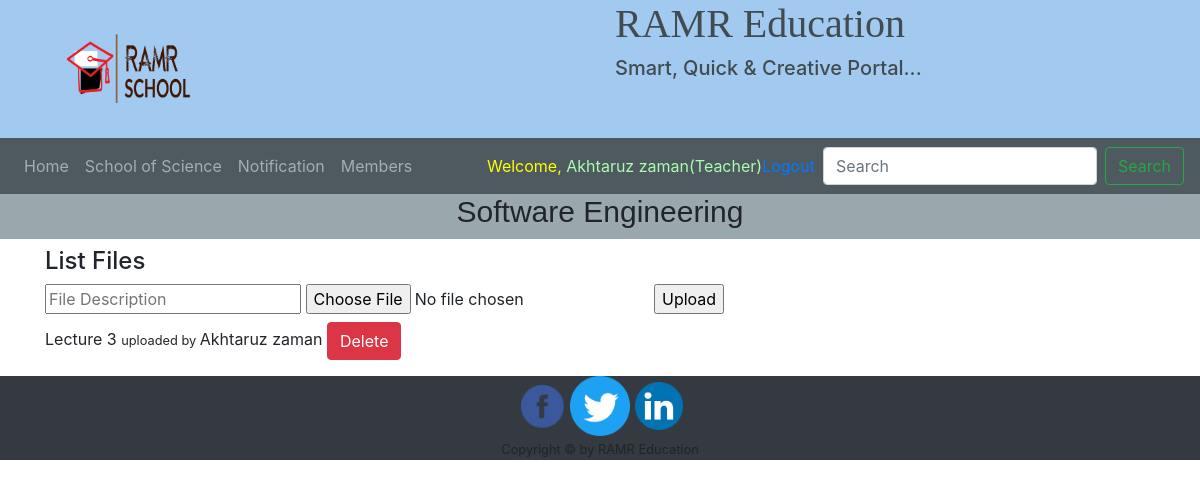
The page /pages/teacher/SoftwareEngineering.php (signed in) on the database its author committed.
### tables this page shows
CREATE TABLE `teacher` (
  `id` int(11) NOT NULL,
  `first_name` varchar(255) DEFAULT NULL,
  `last_name` varchar(255) DEFAULT NULL,
  `email` varchar(255) DEFAULT NULL,
  `address` text,
  `address2` text,
  `city` varchar(50) DEFAULT NULL,
  `remember_me` int(1) DEFAULT NULL,
  `password` varchar(255) DEFAULT NULL,
  `position` varchar(255) DEFAULT NULL,
  `type` varchar(255) NOT NULL,
  `photo` varchar(255) DEFAULT NULL
);

CREATE TABLE `upload` (
  `id` int(11) NOT NULL,
  `filepath` text,
  `description` text,
  `course_type` varchar(255) DEFAULT NULL,
  `teacher_id` int(11) DEFAULT NULL
);

### pages/teacher/SoftwareEngineering.php (the view, shortened to what this page needs)
<?php
include '../heading.php';
include '../navbar.php';
$id = $teacher_login;
$queryTeacher = mysqli_query($conn, "select * from teacher where id='$id'");
$teacher_info = mysqli_fetch_assoc($queryTeacher);
$queryuploads = mysqli_query($conn, "select * from upload where course_type='software_engineering' and teacher_id='$teacher_info[id]'");
?>
<h1 style="font-size:30px;text-align:center; background-color:#9aa7ad;height:45px;font-family:sans-serif;"> Software Engineering </h1>
<div class="container mb-10">
    <div class="row no-gutters">
        <div class="col-12 col-sm-6 col-md-8">
            <h4>List Files</h4>
            <form enctype="multipart/form-data" id="file_form" method="POST" action="upload_file.php" class="mb-2">
                <input type="text" name="description" placeholder="File Description">
                <input type="file" name="userfile" id="fileupload" />
                <input type="submit" name="upload_file" class="upload_file" value="Upload" class="my-2" />
            </form>
            <div class="mt-10" id="file_info">
                <?php while ($row = mysqli_fetch_array($queryuploads)) : ?>
                    <p>
                        <span><?php echo $row['description']; ?> </span> <span><?php echo '<small>uploaded by </small>' . ucfirst($teacher_info['first_name']) . ' ' . $teacher_info['last_name']; ?></span> <span><a href="file_delete.php?id=<?php echo $row['id']; ?>" class="btn btn-danger">Delete</a></span>
                    </p>
                <?php endwhile; ?>
            </div>
        </div>
    </div>
</div>
<?php
include '../footer.php';
?>

### pages/navbar.php (shortened to what this page needs)
<?php
$teacher_login = isset($_SESSION['teacher_login']) ? $_SESSION['teacher_login'] : '';
$student_login = isset($_SESSION['student_login']) ? $_SESSION['student_login'] : '';
if ($teacher_login) {
    $sql = "select * from teacher where id='$teacher_login'";
    $SearchTeacher = mysqli_query(mysqli_connect("localhost", "root", "roquib", "ramr"), $sql);
    $SearchTeacher = mysqli_fetch_assoc($SearchTeacher);
}
?>
<div class="menu-area">
    <nav class="navbar navbar-expand-lg navbar-dark bg-dark" style="background-color:#47535af5!important">
        <div class="collapse navbar-collapse" id="navbarSupportedContent">
            <ul class="navbar-nav mr-auto">
                <li class="nav-item ">
                    <a class="nav-link" href="/index.php">Home <span class="sr-only">(current)</span></a>
                </li>
                <li class="nav-item">
                    <a class="nav-link" href="#" class="dropdown-toggle" data-toggle="dropdown">School of Science<span class="caret"> </span></a>
                </li>
                <li class="nav-item">
                    <a class="nav-link" href="/pages/teacher/notification.php">Notification</a>
                </li>
                <li class="nav-item">
                    <a class="nav-link" href="#" class="dropdown-toggle" data-toggle="dropdown">Members<span class="caret"> </span></a>
                </li>
            </ul>
            <div>
                <a href="/pages/<?php if ($student_login) : ?>student/studentProfile.php?id=<?php echo $SearchStudent['id']; ?>" <?php endif ?><?php if ($teacher_login) : ?>teacher/teacherProfile.php?id=<?php echo $SearchTeacher['id']; ?>" <?php endif ?>><span><span style="color:yellow;">Welcome,</span><span style="color:#abfcb1;"> <?php echo empty($_SESSION['teacher_login']) ? $SearchStudent['first_name'] . ' ' . $SearchStudent['last_name'] : ucfirst($SearchTeacher['first_name'] . ' ' . $SearchTeacher['last_name']);  ?>(<?php echo empty($_SESSION['teacher_login']) ? 'Student' : 'Teacher'; ?>)</span></span></a>
            </div>
            <a href="/pages/logout.php" class="mr-2">Logout</a>
            <form class="form-inline my-2 my-lg-0">
                <input class="form-control mr-sm-2" type="search" placeholder="Search" aria-label="Search">
                <button class="btn btn-outline-success my-2 my-sm-0" type="submit">Search</button>
            </form>
        </div>
    </nav>
</div>

### rows shown on the page
teacher: first_name+last_name "Akhtaruz zaman"
upload: description "Lecture 3", teacher.first_name "Akhtaruz", teacher.last_name "zaman"
